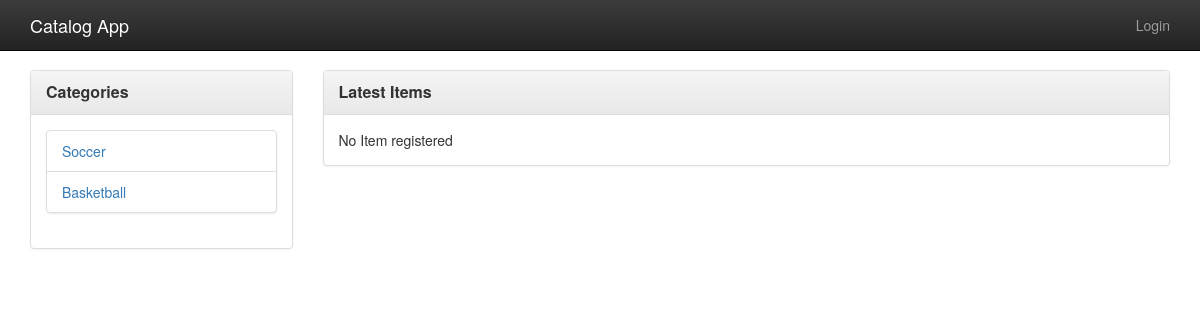
The app's page /catalog/, older data.
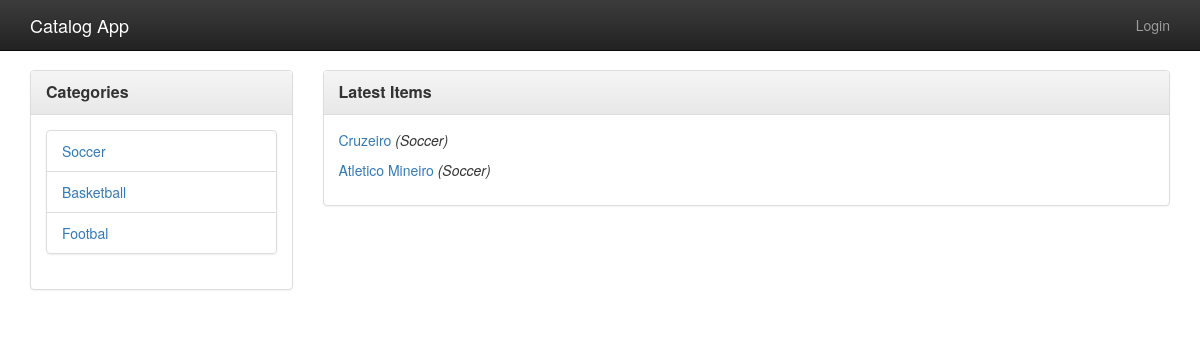
The same page, newer data.
### database_setup.py (models this page shows, shortened)
class Category(Base):
    __tablename__ = 'category'
    id = Column(Integer, primary_key=True)
    name = Column(String(250), nullable=False)
    user_id = Column(Integer, ForeignKey('user.id'))
    user = relationship(User)

class CategoryItem(Base):
    __tablename__ = 'category_item'
    id = Column(Integer, primary_key=True)
    title = Column(String(80), nullable=False)
    description = Column(String(250))
    price = Column(String(8))
    category_id = Column(Integer, ForeignKey('category.id'))
    category = relationship(
        "Category", backref=backref("category_items", cascade="all, delete"))
    user_id = Column(Integer, ForeignKey('user.id'))
    user = relationship(User)

### server.py (the view)
@app.route("/")
@app.route('/catalog/')
def showCatalog():
    categories = session.query(Category).all()
    items = session.query(
        CategoryItem).order_by(CategoryItem.id.desc()).limit(10).all()
    logged = 'username' in login_session
    return render_template('catalog.html',
        categories=categories, items=items, logged=logged)

### templates/catalog.html (shortened to what this page needs)
{% extends "main.html" %}
{% block content %}
<div class="row">
    <div class="col-md-3">
      <div class="panel panel-default">
        <div class="panel-heading">
          <span class="panel-title">Categories</span>
        </div>
        <div class="panel-body">
          {% if categories |length == 0 %}
            No Category registered
          {% else %}
            <ul class="list-group">
              {% for c in categories %}
                <li class="list-group-item">
                  {% if category and category.id == c.id %}
                    {{ c.name }}
                  {% else %}
                    <a href="{{ url_for('categories.showCategoryItems',
                                category_id=c.id) }}">
                      {{ c.name }}
                    </a>
                  {% endif %}
              {% endfor %}
            </ul>
          {% endif %}
        </div>
      </div>
    </div>
    <div class="col-md-9">
      <div class="panel panel-default">
        <div class="panel-heading">
          <span class="panel-title">
            {% if category %}
                {{ category.name }} Items ({{ items |length }} items)
            {% else %}
              Latest Items
            {% endif %}
          </span>
        </div>
        <div class="panel-body">
          {% if items |length == 0 %}
            No Item registered
          {% else %}
            {% for item in items %}
              <div class="category-item">
                <a href="{{ url_for('items.showItem',
                    category_item_id=item.id) }}">
                  {{ item.title }}</a>
                {% if not category %}
                  <em>({{ item.category.name }})</em>
                {% endif %}
              </div>
            {% endfor %}
          {% endif %}
        </div>
      </div>
    </div>
</div>
{% endblock %}

### templates/main.html (shortened to what this page needs)
<!DOCTYPE html>
<html lang="en">
  <head>
    <link rel="stylesheet" href="https://maxcdn.bootstrapcdn.com/bootstrap/3.3.7/css/bootstrap.min.css">
    <link rel="stylesheet" href="https://maxcdn.bootstrapcdn.com/bootstrap/3.3.7/css/bootstrap-theme.min.css">
    <link rel=stylesheet type=text/css href="{{ url_for('static', filename='styles.css') }}">
  </head>
  <body>
    {% include "header.html" %}
    <div class="container" role="main">
      {% block content %}
      {% endblock %}
    </div>
  </body>
</html>

### templates/header.html (shortened to what this page needs)
<nav class="navbar navbar-inverse navbar-fixed-top">
  <div class="container">
    <div class="navbar-header">
      <a class="navbar-brand" href="{{ url_for('showCatalog') }}">
        <span class="title">Catalog App</span>
      </a>
    </div>
    <div class="collapse navbar-collapse" id="navbar">
      <ul class="nav navbar-nav navbar-right">
        {%if 'username' not in session %}
          <li><a href="{{url_for('auth.showLogin')}}">Login</a></li>
        {% endif %}
      </ul>
    </div>
  </div>
</nav>

### static/styles.css (style rules this page uses)
body { padding-top: 70px; }
.title { color: white; }
.panel-title { font-weight: bold; }
.category-item { margin-bottom: 10px; }

Row changes from the older to the newer data that the page shows:
added Category: name "Footbal"
added CategoryItem: title "Cruzeiro", category.name "Soccer"
added CategoryItem: title "Atletico Mineiro", category.name "Soccer"
Text that changed along with them:
text no longer shown: "No Item registered"
